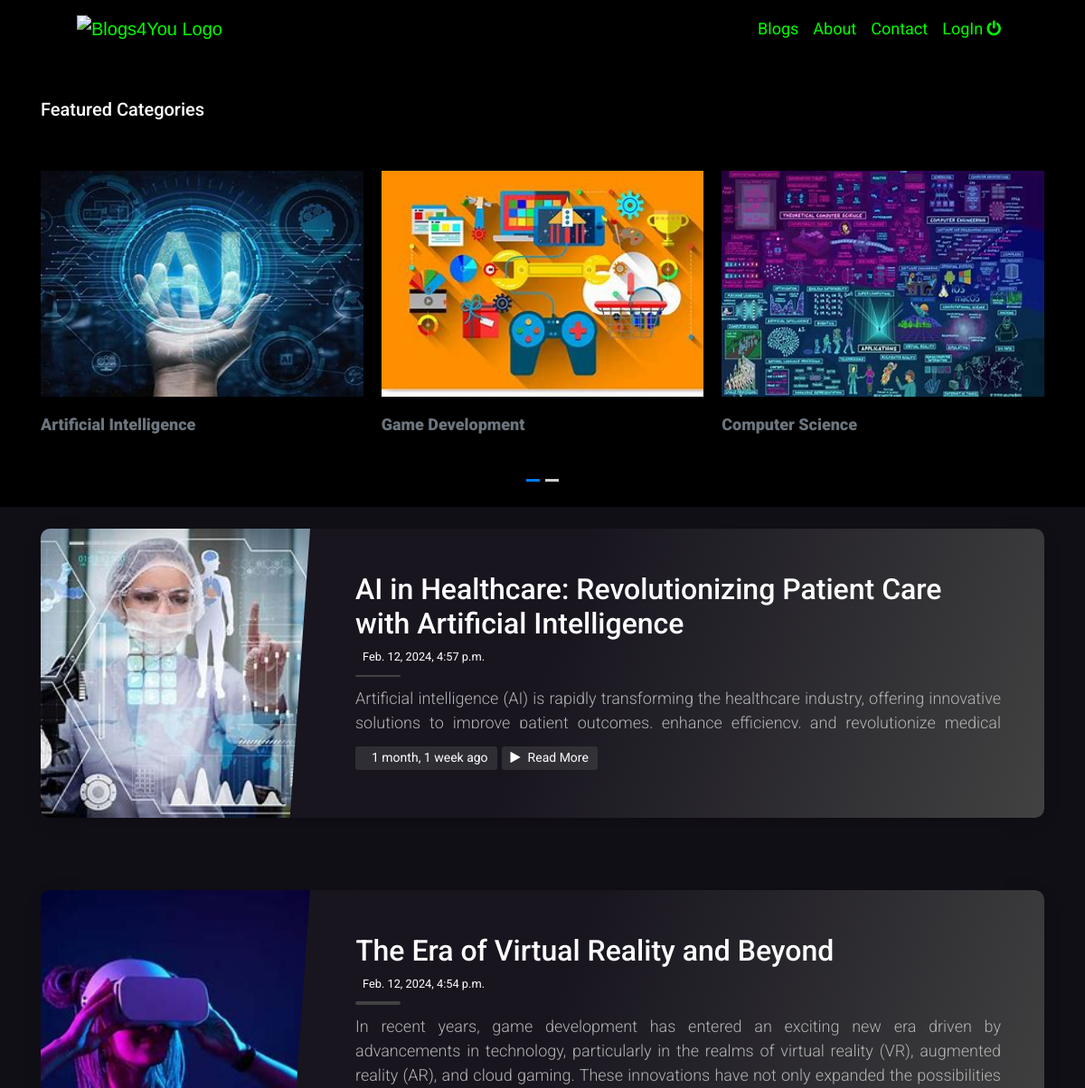
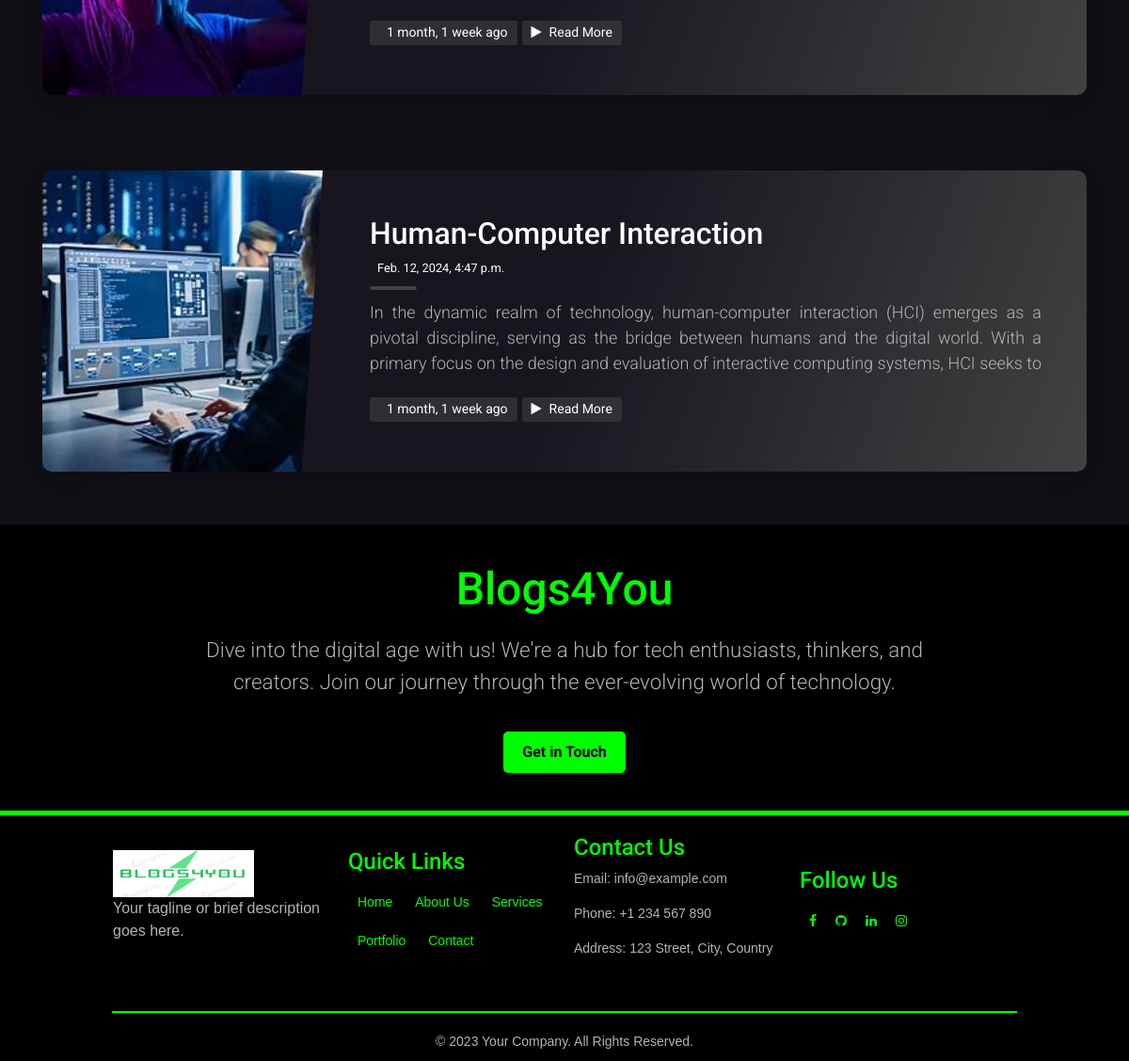
The app's page /index/ with its own data (2 pictures, top to bottom).
### blog/models.py (models this page shows, shortened)
class Category(models.Model):
    cat_id = models.AutoField(primary_key=True)
    title = models.CharField(max_length=100)
    description = models.TextField(blank=True, null=True)
    url = models.CharField(max_length=200)
    image = models.ImageField(upload_to='category/')
    created = models.DateTimeField(auto_now_add=True)

class Post(models.Model):
    post_id = models.AutoField(primary_key=True)
    title = models.CharField(max_length=100)
    content = HTMLField()
    url = models.CharField(max_length=200)
    cat = models.ForeignKey(Category, on_delete=models.CASCADE)
    image = models.ImageField(upload_to='post/')
    created = models.DateTimeField(auto_now_add=True)

### blog/views.py (the view)
# urls.py: path('index/', views.index, name='index'),
def index(request):
    c = Category.objects.all()[:6]
    posts = Post.objects.all().order_by('-created')[:3]
    return render(request, 'index.html',
                  {
                      'categories': c,
                      'posts': posts
                  })

### blog/templates/index.html (shortened to what this page needs)
{% load static %}
{% load humanize %}
<!doctype html>
<html lang="en">
<head>
    <link rel="stylesheet" href="https://cdnjs.cloudflare.com/ajax/libs/font-awesome/4.7.0/css/font-awesome.min.css">
    <link rel="stylesheet" href="{% static 'fonts/icomoon/style.css' %}">
    <link rel="stylesheet" href="{% static 'css/owl.carousel.min.css' %}">
    <link rel="stylesheet" href="{% static 'css/bootstrap.min.css' %}">
    <link rel="stylesheet" href="{% static 'css/style.css' %}">
    <link rel="stylesheet" href="{% static 'css1/styles.css' %}">
</head>
<body style="background-color: black;">
</head>
<body style="background-color: black;">
    {% if user.authenticated %}
        <nav class="navbar navbar-expand-lg" style="padding-left: 65px; padding-right: 65px; padding-top: 10px; font-family: 'Georgia'; font-size: 18px;">
            <a class="navbar-brand" href="#">
            <img src="#" alt="Blogs4You Logo" height="30">
            </a>
            <button class="navbar-toggler" type="button" data-toggle="collapse" data-target="#navbarNav" aria-controls="navbarNav" aria-expanded="false" aria-label="Toggle navigation">
                <span class="navbar-toggler-icon"></span>
            </button>
            <div class="collapse navbar-collapse justify-content-end" id="navbarNav">
                <ul class="navbar-nav">
                    <li class="nav-item" style="padding-left:9px;">
                        <a class="nav-link" href="{% url 'allblog' %}">Blogs</a>
                    </li>
                    <li class="nav-item">
                        <a class="nav-link" href="#about">About</a>
                    </li>
                    <li class="nav-item">
                        <a class="nav-link" href="#contact">Contact</a>
                    </li>
                    <li class="nav-item">
                        <a class="nav-link" href="{% url 'logout' %}">LogOut</a>
                    </li>
                </ul>
            </div>
        </nav>
    {% else %}
        <nav class="navbar navbar-expand-lg" style="padding-left: 65px; padding-right: 65px; padding-top: 10px; font-family: 'Helvetica'; font-size: 18px;">
            <a class="navbar-brand" href="#">
            <img src="#" alt="Blogs4You Logo" height="30">
            </a>
            <div class="collapse navbar-collapse justify-content-end" id="navbarNav">
                <ul class="navbar-nav">
                    <li class="nav-item" style="padding-left:9px;">
                        <a class="nav-link" href="{% url 'allblog' %}">Blogs</a>
                    </li>
                    <li class="nav-item">
                        <a class="nav-link" href="#about">About</a>
                    </li>
                    <li class="nav-item">
                        <a class="nav-link" href="#contact">Contact</a>
                    </li>
                    <li class="nav-item">
                        <a class="nav-link" href="{% url 'login' %}">LogIn <i class="fa fa-power-off" aria-hidden="true"></i></a>
                    </li>
                </ul>
            </div>
        </nav>
    {% endif %}
    <div class="site-section bg-black mb-5" style="background-color: black;">
        <div class="container owl-2-style">
            <h2 class="text-white py-5">Featured Categories</h2>
            <div class="owl-carousel owl-2">
                {% for category in categories %}
                    <div class="media-29101">
                        <a href="{% url 'category' cat_id=category.cat_id %}">
                            <img src="{{ category.image.url }}" style="height:250px;" alt="Category Image" class="img-fluid">
                        </a>
                        <h3>
                            <a href="{% url 'category' cat_id=category.cat_id %}">
                                {{ category.title }}
                            </a>
                        </h3>
                    </div>
                {% endfor %}
            </div>
        </div>
    </div>
{% for i in posts %}
	<section class="dark">
    <div class="container py-4">
        <article class="postcard dark blue" style="height:320px;">
            <a class="postcard__img_link" href="#">
                <img class="postcard__img" src="{{ i.image.url }}" alt="Image Title" />
            </a>
            <div class="postcard__text">
                <h1 class="postcard__title blue"><a href="#">{{ i.title }}</a></h1>
                <div class="postcard__subtitle small">
                    <time datetime="2020-05-25 12:00:00">
                        {{ i.created }}
                    </time>
                </div>
                <div class="postcard__bar"></div>
                <div class="postcard__preview-txt" style="font-size:18px;">{{i.content | safe }}</div>
                <ul class="postcard__tagbox">
                    <li class="tag__item">
                        {{ i.created|timesince }} ago
                    </li>
                    <li class="tag__item play blue">
                        <a href="{% url 'blog_detail' i.post_id %}"><i class="fa fa-play mr-2"></i>Read More</a>
                    </li>
                </ul>
            </div>
        </article>
    </div>
</section>
{% endfor %}
<section id="about" style="background-color: black; color: #00ff00; padding: 40px; text-align: center; border-bottom: 5px solid #00ff00;">
    <div style="max-width: 800px; margin: auto;">
        <h1 style="font-size: 3rem; margin: 0;font-family: 'Roboto', sans-serif;">Blogs4You</h1>
        <p style="font-size: 1.4rem; margin-top: 20px;">Dive into the digital age with us! We're a hub for tech enthusiasts, thinkers, and creators. Join our journey through the ever-evolving world of technology.</p>
        <a href="#contact" style="display: inline-block; margin-top: 20px; padding: 10px 20px; background-color: #00ff00; color: black; text-decoration: none; font-weight: bold; border-radius: 5px;">Get in Touch</a>
    </div>
</section>
<footer id="contact" style="background-color: #000; color: #00ff00; font-family: Arial, sans-serif; font-size: 14px;">
  <div style="width: 80%; margin: 0 auto; display: flex; flex-wrap: wrap; justify-content: space-between; align-items: center;">
    <div style="width: 25%; margin: 20px 0;">
      <img src="logo.png" alt="Logo" style="width: 150px; height: 50px;">
      <p style="font-size: 16px;">Your tagline or brief description goes here.</p>
    </div>
    <div style="width: 25%; margin: 20px 0; padding: 0 10px;">
      <h4>Quick Links</h4>
      <ul style="list-style: none; margin: 0; padding: 0;">
        <li style="display: inline-block; margin: 5px; padding: 5px;"><a href="#" style="text-decoration: none; color: #00ff00;">Home</a></li>
        <li style="display: inline-block; margin: 5px; padding: 5px;"><a href="#" style="text-decoration: none; color: #00ff00;">About Us</a></li>
        <li style="display: inline-block; margin: 5px; padding: 5px;"><a href="#" style="text-decoration: none; color: #00ff00;">Services</a></li>
        <li style="display: inline-block; margin: 5px; padding: 5px;"><a href="#" style="text-decoration: none; color: #00ff00;">Portfolio</a></li>
        <li style="display: inline-block; margin: 5px; padding: 5px;"><a href="#" style="text-decoration: none; color: #00ff00;">Contact</a></li>
      </ul>
    </div>
    <div style="width: 25%; margin: 20px 0; padding: 0 10px;">
      <h4>Contact Us</h4>
      <p>Email: info@example.com</p>
      <p>Phone: +1 234 567 890</p>
      <p>Address: 123 Street, City, Country</p>
    </div>
    <div style="width: 25%; margin: 20px 0; padding: 0 10px;">
      <h4>Follow Us</h4>
      <ul style="display: flex; margin: 0; padding: 0; list-style-type: none;">
    <li style="margin: 5px; padding: 5px;"><a href="#" style="color: #00ff00;"><i class="fa fa-facebook-f"></i></a></li>
    <li style="margin: 5px; padding: 5px;"><a href="#" style="color: #00ff00;"><i class="fa fa-github"></i></a></li>
    <li style="margin: 5px; padding: 5px;"><a href="#" style="color: #00ff00;"><i class="fa fa-linkedin"></i></a></li>
    <li style="margin: 5px; padding: 5px;"><a href="#" style="color: #00ff00;"><i class="fa fa-instagram"></i></a></li>
</ul>
    </div>
  </div>
  <hr style="width: 80%; border: 1px solid #00ff00; margin: 20px auto;">
  <p style="text-align: center; margin: 10px 0;">© 2023 Your Company. All Rights Reserved.</p>
</footer>
</body>
</html>

### blog/static/css/style.css (style rules this page uses)
body { font-family: "Roboto", -apple-system, BlinkMacSystemFont, "Segoe UI", Roboto, "Helvetica Neue", Arial, "Noto Sans", sans-serif, "Apple Color Emoji", "Segoe UI Emoji", "Segoe UI Symbol", "Noto Color Emoji"; }
p { color: #b3b3b3; font-weight: 300; }
h1, h2, h3, h4, h5, h6, .h1, .h2, .h3, .h4, .h5, .h6 { font-family: "Roboto", -apple-system, BlinkMacSystemFont, "Segoe UI", Roboto, "Helvetica Neue", Arial, "Noto Sans", sans-serif, "Apple Color Emoji", "Segoe UI Emoji", "Segoe UI Symbol", "Noto Color Emoji"; }
a { -webkit-transition: .3s all ease; -o-transition: .3s all ease; transition: .3s all ease; }
a, a:hover { text-decoration: none !important; }
h2 { font-size: 20px; }
.media-29101 img { margin-bottom: 20px; }
.media-29101 h3 { font-size: 18px; font-weight: 900 !important; }
.media-29101 h3 a { color: #6c757d; }

### blog/static/css1/styles.css (style rules this page uses)
body { font-family: "Baloo 2", cursive; font-size: 16px; color: #ffffff; text-rendering: optimizeLegibility; font-weight: initial; }
.dark { background: #110f16; }
a, a:hover { text-decoration: none; transition: color 0.3s ease-in-out; }
@media screen and (min-width: 1024px) { .postcard__text { padding: 2rem 3.5rem; } }
@media screen and (min-width: 1024px) { .postcard__text:before { content: ""; position: absolute; display: block; top: -20%; height: 130%; width: 55px; } }
.blue .postcard__bar { background-color: $main-blue; }
.blue::before { background-image: linear-gradient(-30deg, $main-blue-rgb-015, transparent 50%); }
.blue:nth-child(2n)::before { background-image: linear-gradient(30deg, $main-blue-rgb-015, transparent 50%); }
@media screen and (min-width: 769px) { .blue::before { background-image: linear-gradient( -80deg, $main-blue-rgb-015, transparent 50% ); } }
@media screen and (min-width: 769px) { .blue:nth-child(2n)::before { background-image: linear-gradient(80deg, $main-blue-rgb-015, transparent 50%); } }

### blog/templates/index.html (style rules this page uses)
.navbar { background-color: black; }
.navbar-brand { color: #00ff00; padding-left: 20px; }
.navbar-nav { padding-right: 20px; font-family: 'Roboto', sans-serif; }
.nav-link { color: #00ff00 !important; position: relative; padding: 8px 15px; font-family: 'Roboto', sans-serif; }
.nav-link::before { content: ""; position: absolute; width: 100%; height: 100%; top: 0; left: 0; border: 2px solid transparent; border-radius: 4px; transition: border-color 0.3s ease-in-out; }

### records on screen
Category: image (picture), title "Artificial Intelligence"
Category: image (picture), title "Game Development"
Category: image (picture), title "Computer Science"
Post: image (picture), title "AI in Healthcare: Revolutionizing Patient Care with Artificial Intelligence", created "Feb. 12, 2024, 4:57 p.m.", content "Artificial intelligence (AI) is rapidly transforming the healthcare industry, offering innovative solutions to improve patient outcomes, enhance efficiency, and revolutionize medical…", created "1 month, 1 week"
Post: image (picture), title "The Era of Virtual Reality and Beyond", created "Feb. 12, 2024, 4:54 p.m.", content "In recent years, game development has entered an exciting new era driven by advancements in technology, particularly in the realms of virtual reality (VR), augmented reality (AR), and cloud gaming. These innovations have not only expanded the possibilities…", created "1 month, 1 week"
Post: image (picture), title "Human-Computer Interaction", created "Feb. 12, 2024, 4:47 p.m.", content "In the dynamic realm of technology, human-computer interaction (HCI) emerges as a pivotal discipline, serving as the bridge between humans and the digital world. With a primary focus on the design and evaluation of interactive computing systems, HCI seeks to…", created "1 month, 1 week"
